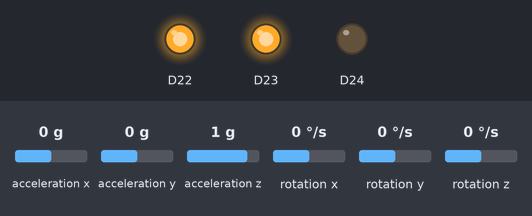
A sketch run on a simulated Arduino Nano 33 BLE. On the bench: output pins drawn as LEDs (lit = HIGH). The test bench sets the inputs (shaded band); at power-on: acceleration x 0 g, acceleration y 0 g, acceleration z 1 g, rotation x 0 °/s, rotation y 0 °/s, rotation z 0 °/s. Nothing arrives over Bluetooth unless stated; a phone connects over Bluetooth LE 3 s after start; what the sketch prints to the serial monitor is not drawn.

Above: at 0.1 s.
At 3.1 s:
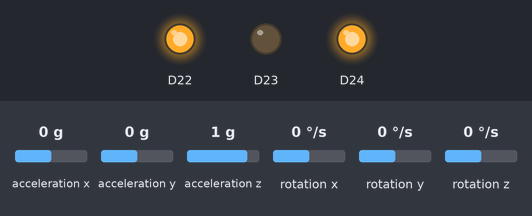
Timing chart, 0 to 4.6 s (numbered marks = the images above):
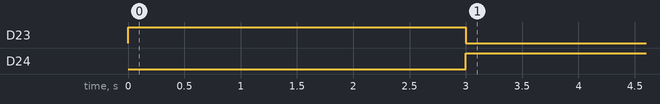

The sketch:

data_logger_ble_sensor.ino
```cpp
/**
 * data_logger_ble_sensor.ino — FusionGait Sensor BLE de Adquisición
 *
 * Hardware : Arduino Nano 33 BLE Sense Rev2 (nRF52840 + BMI270)
 * Role     : BLE Peripheral — anuncia como "GaitNode_<N>" y envía
 *            6 floats (24 bytes: ax,ay,az,gx,gy,gz) vía BLE Notify
 *            a 100 Hz al Hub conectado (data_logger_hub).
 *
 * No requiere comandos: emite datos en cuanto el Hub se conecta.
 * El Hub controla el inicio y fin de la grabación CSV.
 *
 * LEDs (activos en bajo):
 *   Azul  → anunciando, esperando conexión del Hub
 *   Verde → conectado al Hub, enviando datos IMU
 *   Rojo  → error de IMU
 *
 * Config en config.h:
 *   SENSOR_ID, PLACEMENT, BLE_DEVICE_NAME ("GaitNode_2" o "GaitNode_3")
 *   Para el Sensor 3: copiar config_s3.h → config.h y recompilar.
 *
 * Subir ANTES que el Hub. Los sensores deben estar anunciándose
 * (LED azul) cuando el Hub arranca y escanea.
 */

#include <ArduinoBLE.h>
#include "config.h"

#if IMU_REV2
  #include <Arduino_BMI270_BMM150.h>
#else
  #include <Arduino_LSM9DS1.h>
#endif

// ── GATT ─────────────────────────────────────────────────────────────────
BLEService        imuService(BLE_SERVICE_UUID);
BLECharacteristic imuChar(BLE_IMU_UUID,
                           BLENotify | BLERead,
                           6 * sizeof(float));

// ── Timing ────────────────────────────────────────────────────────────────
static unsigned long last_sample_ms = 0;

// ── LED helpers ───────────────────────────────────────────────────────────
static inline void set_led(bool r, bool g, bool b) {
    digitalWrite(LEDR, r ? LOW : HIGH);
    digitalWrite(LEDG, g ? LOW : HIGH);
    digitalWrite(LEDB, b ? LOW : HIGH);
}

static void halt_error(const char* msg) {
    Serial.println(msg);
    while (true) {
        set_led(true, false, false); delay(200);
        set_led(false, false, false); delay(200);
    }
}

// ── setup() ──────────────────────────────────────────────────────────────
void setup() {
    Serial.begin(115200);

    pinMode(LEDR, OUTPUT);
    pinMode(LEDG, OUTPUT);
    pinMode(LEDB, OUTPUT);
    set_led(false, false, false);

    // IMU
    if (!IMU.begin()) halt_error("ERROR:IMU_INIT");
    Serial.print("IMU OK — acc ODR: ");
    Serial.print(IMU.accelerationSampleRate());
    Serial.println(" Hz");

    // BLE
    if (!BLE.begin()) halt_error("ERROR:BLE_INIT");

    BLE.setLocalName(BLE_DEVICE_NAME);
    BLE.setAdvertisedService(imuService);
    imuService.addCharacteristic(imuChar);
    BLE.addService(imuService);

    // Valor inicial neutro
    float zeros[6] = {};
    imuChar.writeValue((uint8_t*)zeros, sizeof(zeros));

    BLE.advertise();
    Serial.print("STATUS:ADVERTISING as "); Serial.println(BLE_DEVICE_NAME);
    Serial.print("Sensor ID="); Serial.print(SENSOR_ID);
    Serial.print("  Placement="); Serial.println(PLACEMENT);
    set_led(false, false, true);   // azul = anunciando
}

// ── loop() ────────────────────────────────────────────────────────────────
void loop() {
    BLEDevice hub = BLE.central();

    if (!hub) {
        delay(SAMPLE_MS);
        return;
    }

    // Hub conectado
    Serial.print("STATUS:CONNECTED "); Serial.println(hub.address());
    set_led(false, true, false);   // verde = conectado

    while (hub.connected()) {
        unsigned long now = millis();
        if (now - last_sample_ms < SAMPLE_MS) continue;
        last_sample_ms = now;

        if (!IMU.accelerationAvailable() || !IMU.gyroscopeAvailable()) continue;

        float ax, ay, az, gx, gy, gz;
        IMU.readAcceleration(ax, ay, az);
        IMU.readGyroscope(gx, gy, gz);

        float payload[6] = { ax, ay, az, gx, gy, gz };
        imuChar.writeValue((uint8_t*)payload, sizeof(payload));
    }

    // Desconectado → volver a anunciar
    Serial.println("STATUS:DISCONNECTED — re-advertising");
    BLE.advertise();
    set_led(false, false, true);   // azul = anunciando
}
```

config.h
```cpp
#pragma once
// ── Sensor 2 — Pierna ─────────────────────────────────────────────────────
// Para el Sensor 3 (cadera) usar config_s3.h copiado como config.h.

#define SENSOR_ID        2
#define PLACEMENT        "pierna"   // ajustar al segmento real

#define IMU_REV2         1   // 0=LSM9DS1, 1=BMI270 (Rev2)

// Nombre BLE anunciado — debe coincidir con SLAVE2_NAME en data_logger_hub/config.h
#define BLE_DEVICE_NAME  "GaitNode_2"

// UUIDs — deben ser iguales al hub (data_logger_hub/config.h)
#define BLE_SERVICE_UUID "19B20000-E8F2-537E-4F6C-D104768A1214"
#define BLE_IMU_UUID     "19B20001-E8F2-537E-4F6C-D104768A1214"

#define SAMPLE_HZ        100
#define SAMPLE_MS        (1000 / SAMPLE_HZ)
```

Measured:
- by itself, D23: HIGH → LOW at 3.0 s
- by itself, D24: LOW → HIGH at 3.0 s
